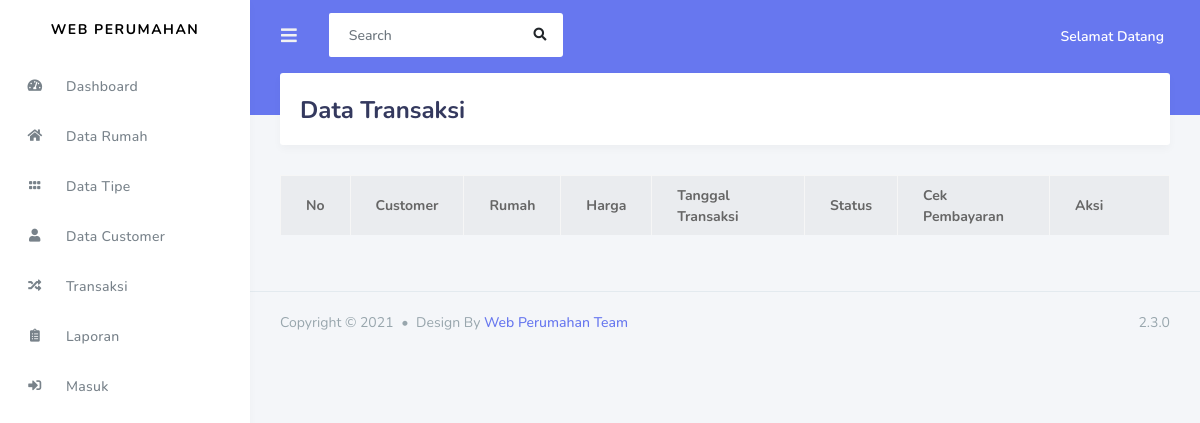
Before: /index.php/admin/transaksi with the older database file.
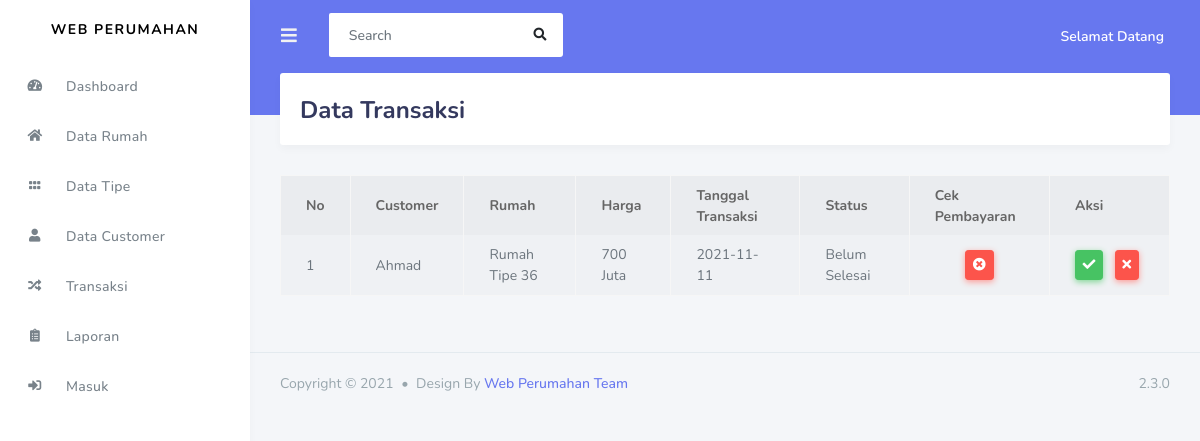
After: the same page with the newer database file.
### tables this page shows
CREATE TABLE `transaksi` (
  `id_pesan` int(12) NOT NULL,
  `id_customer` int(12) NOT NULL,
  `id_rumah` int(12) NOT NULL,
  `tanggal_transaksi` date NOT NULL,
  `harga` varchar(256) NOT NULL,
  `status_pesan` varchar(256) NOT NULL,
  `bukti_bayar` varchar(256) NOT NULL,
  `status_bayar` int(11) NOT NULL
);

CREATE TABLE `customer` (
  `id_customer` int(12) NOT NULL,
  `nama` varchar(256) NOT NULL,
  `username` varchar(256) NOT NULL,
  `alamat` varchar(256) NOT NULL,
  `no_tlp` varchar(256) NOT NULL,
  `no_ktp` varchar(256) NOT NULL,
  `pass` varchar(256) NOT NULL,
  `role_id` int(12) NOT NULL
);

CREATE TABLE `rumah` (
  `id_rumah` int(12) NOT NULL,
  `nama_rumah` varchar(256) NOT NULL,
  `kode_type` varchar(256) NOT NULL,
  `luas_bangunan` varchar(256) NOT NULL,
  `status` varchar(256) NOT NULL,
  `lokasi` varchar(256) NOT NULL,
  `kamar_tidur` varchar(256) NOT NULL,
  `kamar_mandi` varchar(256) NOT NULL,
  `ruangan` varchar(256) NOT NULL,
  `lantai` varchar(256) NOT NULL,
  `garasi` varchar(256) NOT NULL,
  `deskripsi` text NOT NULL,
  `alamat` varchar(256) NOT NULL,
  `kota` varchar(256) NOT NULL,
  `kode_pos` varchar(256) NOT NULL,
  `harga` varchar(256) NOT NULL,
  `gambar` varchar(256) NOT NULL
);

### application/controllers/admin/Transaksi.php (called while the page is built, shortened)
<?php
	class Transaksi extends CI_Controller{
		public function index()
		{
            $data['transaksi']= $this->db->query("SELECT * FROM transaksi tr, rumah rm, customer cs WHERE tr.id_rumah=rm.id_rumah AND tr.id_customer=cs.id_customer")->result();
			$this->load->view('templates_admin/header');
			$this->load->view('templates_admin/sidebar');
			$this->load->view('admin/data_transaksi', $data);
			$this->load->view('templates_admin/footer');
		}
	}
?>

### index.php (called while the page is built, shortened)
<?php
require_once BASEPATH.'core/CodeIgniter.php';

### application/views/admin/Data_transaksi.php (the view, shortened to what this page needs)
<div class="main-content">
    <section class="section">
        <div class="section-header">
            <h1>Data Transaksi</h1>
        </div>
        <div class="table-responsive">
            <table class="table table-responsive table-bordered table-striped">
                <thead>
                    <tr>
                        <th>No</th>
                        <th>Customer</th>
                        <th>Rumah</th>
                        <th>Harga</th>
                        <th>Tanggal Transaksi</th>
                        <th>Status</th>
                        <th>Cek Pembayaran</th>
                        <th width="120px">Aksi</th>
                    </tr>
                </thead>
                <tbody>
                    <?php
                    $no = 1;
                    foreach($transaksi as $tr) :?>
                        <tr>
                            <td><?php echo $no++ ?></td>
                            <td><?php echo $tr->nama ?></td>
                            <td><?php echo $tr->nama_rumah ?></td>
                            <td><?php echo $tr->harga ?></td>
                            <td><?php echo $tr->tanggal_transaksi ?></td>
                            <td><?php echo $tr->status_pesan ?></td>
                            <td>
                                <center>
                                    <?php
                                    if (empty($tr->bukti_bayar)) { ?>
                                        <button class="btn btn-sm btn-danger"><i class="fas fa-times-circle"></i></button>
                                    <?php } else{ ?>
                                        <a class="btn btn-sm btn-success"href="<?php echo base_url('admin/transaksi/pembayaran/' .$tr->id_pesan) ?>"><i class="fas fa-check-circle"></i></a>
                                    <?php } ?>
                                </center>
                            </td>
                            <td>
                                <a class="btn btn-sm btn-success mr-2" href="<?php echo base_url
                                            ('admin/transaksi/transaksi_selesai/'.$tr->id_pesan)?>"><i class="
                                            fas fa-check"></i>
                                </a>
                                <a class="btn btn-sm btn-danger" href="<?php echo base_url
                                            ('admin/transaksi/transaksi_batal/'.$tr->id_pesan)?>"><i class="
                                            fas fa-times"></i></a>
                            </td>
                        </tr>
                    <?php endforeach; ?>
                </tbody>
            </table>
        </div>
    </section>
</div>

Changed rows visible on the page:
added transaksi: id_customer.nama "Ahmad", id_rumah.nama_rumah "Rumah Tipe 36", id_rumah.harga "700 Juta", tanggal_transaksi "2021-11-11", status_pesan "Belum Selesai"
